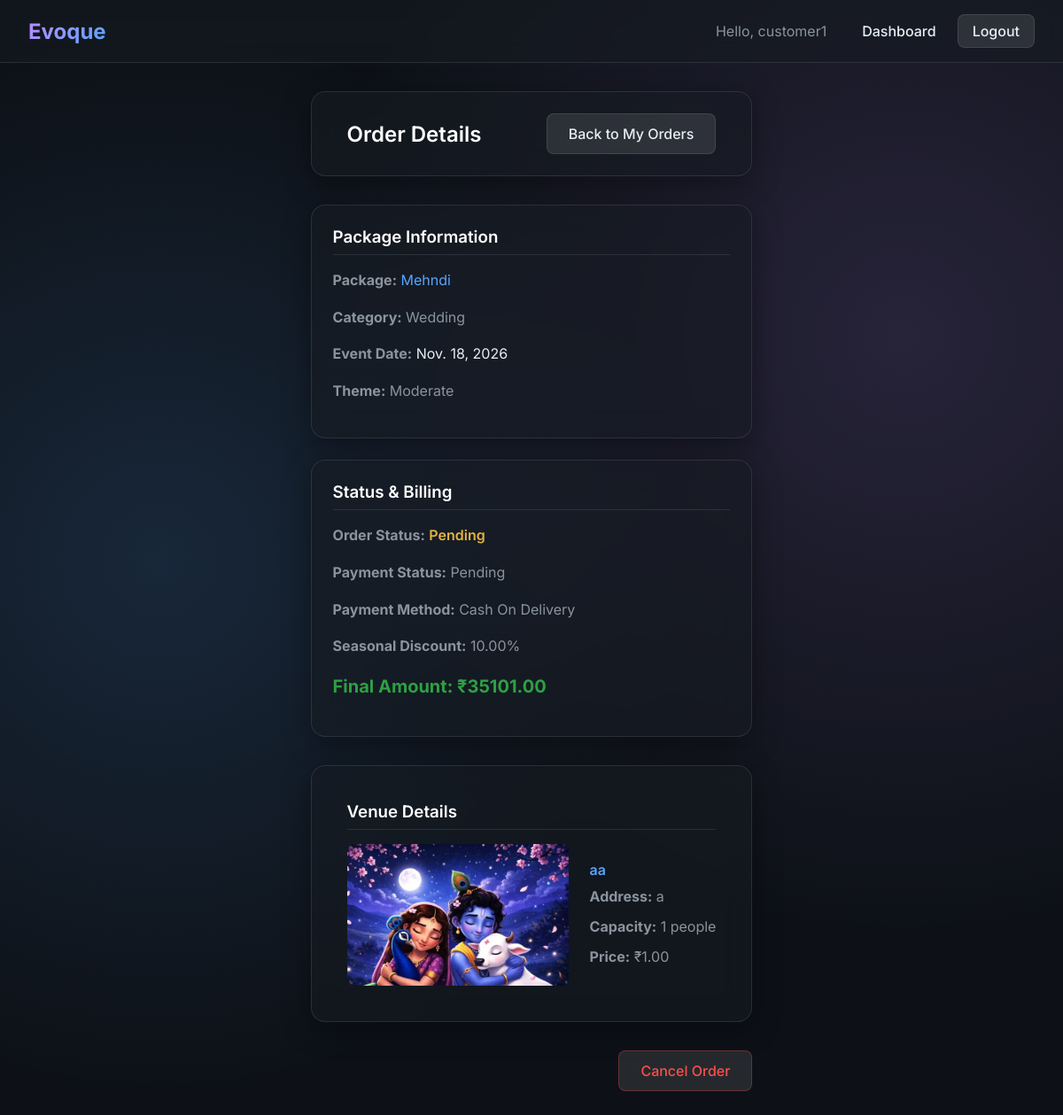
Page /customer/orders/8/ (signed in) on the committed database.
### core/models.py (models this page shows, shortened)
class Order(models.Model):
    STATUS_CHOICES = (
        ('PENDING', 'Pending'),
        ('CONFIRMED', 'Confirmed'),
        ('COMPLETED', 'Completed'),
        ('CANCELLED', 'Cancelled'),
    )
    THEME_CHOICES = (
        ('CLASSIC', 'Classic'),
        ('MODERATE', 'Moderate'),
        ('SUPREME', 'Supreme'),
    )
    user = models.ForeignKey(
        User,
        on_delete=models.CASCADE,
        related_name='orders'
    )
    package = models.ForeignKey(
        Package,
        on_delete=models.CASCADE,
        related_name='orders'
    )
    service_provider = models.ForeignKey(
        ServiceProviderProfile,
        on_delete=models.SET_NULL,
        null=True,
        blank=True,
        related_name='assigned_orders'
    )
    theme_type = models.CharField(
        max_length=20,
        choices=THEME_CHOICES,
        default='CLASSIC'
    )
    venue=models.ForeignKey(Venue, on_delete=models.CASCADE,null=True, blank=True)
    event_date = models.DateField(null=True, blank=True)
    seasonal_discount_percent = models.DecimalField(
        max_digits=5,
        decimal_places=2,
        default=Decimal('0.00')
    )
    order_date = models.DateTimeField(auto_now_add=True)
    status = models.CharField(
        max_length=20,
        choices=STATUS_CHOICES,
        default='PENDING'
    )

class Package(models.Model):
    category = models.ForeignKey(Category, on_delete=models.CASCADE)
    name = models.CharField(max_length=100)
    description = models.TextField(blank=True, null=True)
    price = models.DecimalField(max_digits=10, decimal_places=2)
    status = models.BooleanField(default=True)

class Category(models.Model):
    name = models.CharField(max_length=100, unique=True)
    description = models.TextField(blank=True, null=True)
    status = models.BooleanField(default=True)

class Payment(models.Model):
    PAYMENT_METHOD_CHOICES = (
        ('COD', 'Cash On Delivery'),
        ('ONLINE', 'Online'),
    )
    PAYMENT_STATUS_CHOICES = (
        ('PENDING', 'Pending'),
        ('PAID', 'Paid'),
        ('FAILED', 'Failed'),
    )
    order = models.OneToOneField(
        Order,
        on_delete=models.CASCADE,
        related_name='payment'
    )
    amount = models.DecimalField(max_digits=10, decimal_places=2)
    payment_method = models.CharField(
        max_length=10,
        choices=PAYMENT_METHOD_CHOICES
    )
    status = models.CharField(
        max_length=20,
        choices=PAYMENT_STATUS_CHOICES,
        default='PENDING'
    )
    transaction_id = models.CharField(
        max_length=100,
        blank=True,
        null=True
    )
    created_at = models.DateTimeField(auto_now_add=True)

class Venue(models.Model):
    name=models.CharField(max_length=50)
    address=models.TextField()
    capacity=models.PositiveIntegerField()
    price=models.DecimalField(max_digits=10, decimal_places=2)
    status=models.BooleanField(default=True)
    image=models.ImageField(upload_to='venues/',null=True,blank=True)

### core/views.py (the view)
# urls.py: path('customer/orders/<int:orderId>/', views.orderDetail, name='orderDetail'),
@login_required
def orderDetail(request, orderId):
    order = get_object_or_404(
        Order.objects.select_related('package__category', 'venue', 'payment'),
        id=orderId,
        user=request.user,
    )
    try:
        payment = order.payment
    except Payment.DoesNotExist:
        payment = None
    if payment:
        final_amount = payment.amount
    else:
        venue_price = order.venue.price if order.venue else Decimal('0.00')
        final_amount = order.get_final_price() + venue_price
    context = {
        'order': order,
        'payment': payment,
        'final_amount': final_amount,
    }
    return render(request, 'orderDetail.html', context)

### core/templates/orderDetail.html (shortened to what this page needs)
{% extends 'base.html' %}
{% block content %}
<div class="glass-panel" style="margin-bottom: 2rem; padding: 1.5rem 2.5rem; display: flex; justify-content: space-between; align-items: center;">
    <h2 style="margin: 0;">Order Details</h2>
    <a href="{% url 'customerOrder' %}" class="btn btn-secondary">Back to My Orders</a>
</div>
<div style="display: grid; grid-template-columns: repeat(auto-fit, minmax(300px, 1fr)); gap: 1.5rem; margin-bottom: 2rem;">
    <div class="glass-panel" style="padding: 1.5rem;">
        <h3 style="border-bottom: 1px solid var(--glass-border); padding-bottom: 0.5rem; margin-bottom: 1rem;">Package Information</h3>
        <p><strong>Package:</strong> <span style="color: var(--primary-accent);">{{ order.package.name }}</span></p>
        <p><strong>Category:</strong> {{ order.package.category.name }}</p>
        <p><strong>Event Date:</strong> <span style="color: var(--text-color);">{{ order.event_date }}</span></p>
        <p><strong>Theme:</strong> {{ order.get_theme_type_display }}</p>
    </div>
    <div class="glass-panel" style="padding: 1.5rem;">
        <h3 style="border-bottom: 1px solid var(--glass-border); padding-bottom: 0.5rem; margin-bottom: 1rem;">Status & Billing</h3>
        <p><strong>Order Status:</strong>
            <span style="font-weight: 600;
                {% if order.status == 'COMPLETED' %}color: var(--success);
                {% elif order.status == 'PENDING' %}color: #e3b341;
                {% elif order.status == 'CANCELLED' %}color: var(--danger);
                {% endif %}">
                {{ order.get_status_display }}
            </span>
        </p>
        <p><strong>Payment Status:</strong> {{ payment.get_status_display|default:"Not Available" }}</p>
        <p><strong>Payment Method:</strong> {{ payment.get_payment_method_display|default:"-" }}</p>
        <p><strong>Seasonal Discount:</strong> {{ order.seasonal_discount_percent }}%</p>
        <p style="font-size: 1.25rem; font-weight: 700; margin-top: 1rem; color: var(--success);">Final Amount: ₹{{ final_amount }}</p>
    </div>
</div>
{% if order.venue %}
<div class="glass-panel" style="margin-bottom: 2rem;">
    <h3 style="border-bottom: 1px solid var(--glass-border); padding-bottom: 0.5rem; margin-bottom: 1rem;">Venue Details</h3>
    <div style="display: flex; gap: 1.5rem; align-items: center; flex-wrap: wrap;">
        {% if order.venue.image %}
        <img src="{{ order.venue.image.url }}" style="width: 250px; height: 160px; object-fit: cover; border-radius: 8px;">
        {% endif %}
        <div>
            <h4 style="color: var(--primary-accent); margin-bottom: 0.5rem;">{{ order.venue.name }}</h4>
            <p style="margin-bottom: 0.5rem;"><strong>Address:</strong> {{ order.venue.address }}</p>
            <p style="margin-bottom: 0.5rem;"><strong>Capacity:</strong> {{ order.venue.capacity }} people</p>
            <p style="margin-bottom: 0;"><strong>Price:</strong> ₹{{ order.venue.price }}</p>
        </div>
    </div>
</div>
{% endif %}
{% if order.status == 'PENDING' %}
<div style="text-align: right;">
    <form method="post" action="{% url 'cancelOrder' order.id %}" onsubmit="return confirm('Are you sure you want to cancel this order?');">
        <button type="submit" class="btn btn-secondary" style="color: var(--danger); border-color: rgba(248,81,73,0.3);">Cancel Order</button>
    </form>
</div>
{% endif %}
{% endblock %}

### core/templates/base.html (shortened to what this page needs)
<!DOCTYPE html>
<html lang="en">
<head>
    {% load static %}
    <link rel="stylesheet" href="{% static 'css/styles.css' %}">
</head>
<body>
    <nav class="navbar">
        <a href="/" class="navbar-brand">Evoque</a>
        <div class="nav-links">
            {% if request.user.is_authenticated %}
                <span style="color: var(--text-muted); margin-right: 1rem;">Hello, {{ request.user.username }}</span>
                {% if request.user.is_superuser %}
                    <a href="{% url 'adminDashboard' %}">Admin Dashboard</a>
                {% elif request.user.userprofile.role == 'CUSTOMER' %}
                    <a href="{% url 'customerDashboard' %}">Dashboard</a>
                {% elif request.user.userprofile.role == 'PROVIDER' %}
                    <a href="{% url 'providerDashboard' %}">Dashboard</a>
                {% endif %}
                <a href="{% url 'logout' %}" class="btn btn-secondary" style="padding: 0.5rem 1rem;">Logout</a>
            {% else %}
                <a href="{% url 'login' %}">Login</a>
                <a href="{% url 'customerRegister' %}" class="btn btn-primary" style="padding: 0.5rem 1rem;">Sign Up</a>
            {% endif %}
        </div>
    </nav>
    <div class="container">
        {% block content %}{% endblock %}
    </div>
</body>
</html>

### static/css/styles.css (style rules this page uses)
:root { --bg-color: #0d1117; --text-color: #e6edf3; --text-muted: #8b949e; --primary-accent: #58a6ff; --secondary-accent: #bc8cff; --success: #2ea043; --danger: #f85149; --glass-bg: rgba(22, 27, 34, 0.6); --glass-border: rgba(255, 255, 255, 0.1); --glass-shadow: 0 8px 32px 0 rgba(0, 0, 0, 0.37); --font-family: 'Inter', sans-serif; }
* { box-sizing: border-box; margin: 0; padding: 0; }
body { font-family: var(--font-family); background-color: var(--bg-color); color: var(--text-color); min-height: 100vh; display: flex; flex-direction: column; background-image: radial-gradient(circle at 15% 50%, rgba(88, 166, 255, 0.15) 0%, transparent 50%), radial-gradient(circle at 85% 30%, rgba(188, 140, 255, 0.15) 0%, transparent 50%); background-attachment: fixed; }
.container { max-width: 1200px; margin: 0 auto; padding: 2rem; flex-grow: 1; display: flex; flex-direction: column; }
.glass-panel { background: var(--glass-bg); backdrop-filter: blur(16px); -webkit-backdrop-filter: blur(16px); border: 1px solid var(--glass-border); border-radius: 16px; box-shadow: var(--glass-shadow); padding: 2.5rem; transition: transform 0.3s ease, box-shadow 0.3s ease; }
h1, h2, h3, h4, h5, h6 { font-weight: 600; margin-bottom: 1rem; color: #ffffff; }
p { color: var(--text-muted); line-height: 1.6; margin-bottom: 1rem; }
a { color: var(--primary-accent); text-decoration: none; transition: color 0.2s ease, text-shadow 0.2s ease; }
.btn { display: inline-block; font-weight: 500; text-align: center; white-space: nowrap; vertical-align: middle; cursor: pointer; border: 1px solid transparent; padding: 0.75rem 1.5rem; font-size: 1rem; border-radius: 8px; transition: all 0.2s ease-in-out; font-family: var(--font-family); text-decoration: none; }
.btn-secondary { color: var(--text-color); background: rgba(255, 255, 255, 0.1); border: 1px solid var(--glass-border); }
.navbar { display: flex; justify-content: space-between; align-items: center; padding: 1rem 2rem; background: var(--glass-bg); backdrop-filter: blur(12px); border-bottom: 1px solid var(--glass-border); position: sticky; top: 0; z-index: 1000; }
.navbar-brand { font-size: 1.5rem; font-weight: 700; background: linear-gradient(135deg, var(--secondary-accent), var(--primary-accent)); -webkit-background-clip: text; -webkit-text-fill-color: transparent; text-decoration: none; }
.nav-links { display: flex; gap: 1.5rem; align-items: center; }
.nav-links a { color: var(--text-color); font-weight: 500; }

### rows in the picture
Order: package.name "Mehndi", package.category.name "Wedding", event_date "Nov. 18, 2026", theme_type "Moderate", status "Pending", seasonal_discount_percent "10.00", venue.image (picture), venue.name "aa", venue.address "a", venue.capacity "1", venue.price "1.00"
Payment: status "Pending", payment_method "Cash On Delivery", amount "35101.00"

### other values in the picture
{{ request.user.username }} "customer1"
